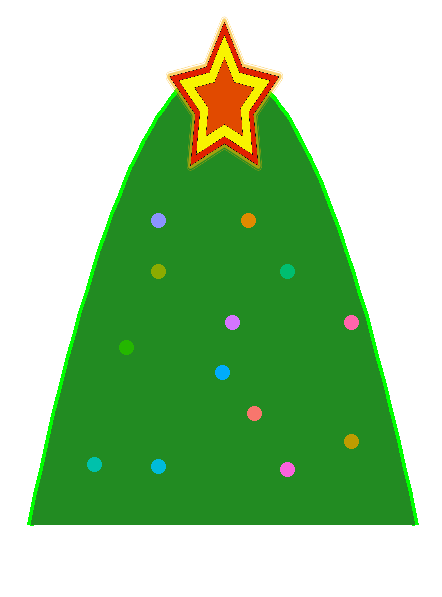

Here is the R script that generated this plot:
library(ggplot2)
library(ggimage)
x <-seq(0,6,0.1)
y <- -x^2+6*x
df <- data.frame(x, y)
bombki <- data.frame(1:5, 2.5)
df$Image <- NA
df[62, 3]="yellow-star-2355777_960_720.png"
df[nrow(df),1] = 3.01
df[nrow(df),2] = 8.5
bombki <- data.frame(x = c(1,2,3,3.5, 5, 4, 3.4, 3.15, 5, 1.5,2, 4, 2),
                     y = c(1.2, 6, 3, 2.2, 4, 5, 6, 4, 1.65, 3.5,1.15, 1.1, 5), 
                     kolory = c('orange','purple','blue','yellow','red','darkred','silver','gold', 'lightred','lightblue','pink', 'violet', 'khaki'))
View(df)

ggplot(df)+
  geom_line(aes(x, y),size = 3, color = "green")+
  geom_area(aes(x, y),fill = "forestgreen")+
  geom_image(aes(x,y,image = Image), size = 0.3) +
  geom_point(bombki,mapping =aes(x, y, colour = kolory),size=5)+
  scale_y_continuous(expand = c(0,1.2))+
  theme(panel.grid.major = element_blank(), panel.grid.minor = element_blank(),
        panel.background = element_blank(), axis.line = element_blank(),
        axis.text.x=element_blank(),
        axis.ticks.x=element_blank(),
        axis.text.y=element_blank(),
        axis.ticks.y=element_blank(),
        axis.title = element_blank(),
        legend.position = "none"
        )
  
  
  
  
  

df[nrow(df),1] = 7
df[nrow(df),2] = 2
df[nrow(df)+1, 3]="24283.png"
df[31, 3]="24283.png"
